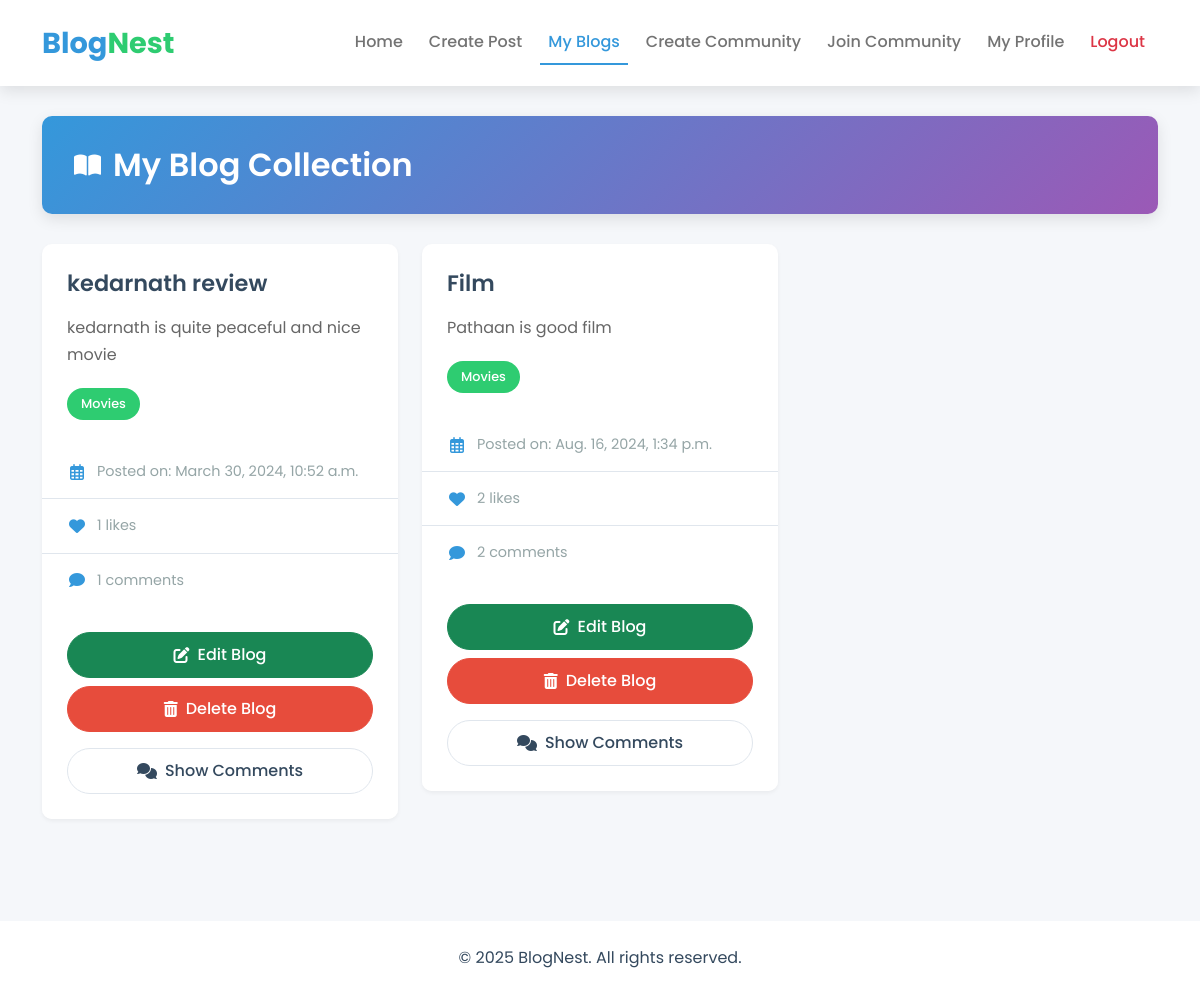
Page /myallblogs/ (signed in) on the committed database.
### Blog/models.py (models this page shows)
class BlogPost(models.Model):
  BlogId = models.IntegerField(primary_key = True)
  Title = models.CharField(max_length=50)
  BlogData = models.CharField(max_length=5000, null =False , default ='')
  DatePosted = models.DateTimeField()
  Likes = models.IntegerField()
  Comments = models.IntegerField()
  UserID = models.ForeignKey(User, null=True, on_delete=models.CASCADE)
  CategoryId = models.ForeignKey(Category, null=True, on_delete=models.CASCADE)

class Category(models.Model):
  CategoryId = models.IntegerField(primary_key = True)
  CategoryName = models.CharField(max_length=50)
  Description = models.CharField(max_length=500)

### Blog/views.py (the view)
# urls.py: path('myallblogs/', myallblogs, name='myallblogs'),
def myallblogs(request):
  blogs=BlogPost.objects.all()
  user=User.objects.get(username=request.session.get('username'))
  my_blogs = BlogPost.objects.filter(UserID=user)
  my_blogs_with_like_count = my_blogs.annotate(likes_count=Count('like'))
  return render(request,'Myblogs.html',{'my_blogs' :my_blogs_with_like_count})

### templates/Myblogs.html (shortened to what this page needs)
{% load static %}
<!DOCTYPE html>
<html lang="en">
<head>
    <link href="https://cdn.jsdelivr.net/npm/bootstrap@5.0.2/dist/css/bootstrap.min.css" rel="stylesheet">
    <link href="https://cdnjs.cloudflare.com/ajax/libs/font-awesome/6.0.0-beta3/css/all.min.css" rel="stylesheet">
    <link href="{% static 'css/home.css' %}" rel="stylesheet">
</head>
<body>
  <nav class="navbar navbar-expand-lg navbar-light">
    <div class="container">
      <a class="navbar-brand" href="#">Blog<span>Nest</span></a>
      <div class="collapse navbar-collapse" id="navbarSupportedContent">
        <ul class="navbar-nav ms-auto mb-2 mb-lg-0">
          <li class="nav-item">
            <a class="nav-link" href="/home">Home</a>
          </li>
          <li class="nav-item">
            <a class="nav-link" href="/create">Create Post</a>
          </li>
          <li class="nav-item">
            <a class="nav-link active" aria-current="page" href="/myallblogs">My Blogs</a>
          </li>
          <li class="nav-item">
            <a class="nav-link" href="/create_community">Create Community</a>
          </li>
          <li class="nav-item">
            <a class="nav-link" href="/join_community">Join Community</a>
          </li>
          <li class="nav-item">
            <a class="nav-link" href="{% url 'user_profile' %}">My Profile</a>
          </li>
          <li class="nav-item">
            <a class="nav-link text-danger" href="{% url 'logout' %}">Logout</a>
          </li>
        </ul>
      </div>
    </div>
  </nav>
  <div class="container">
    <div class="welcome-banner">
      <div class="container">
        <h2><i class="fas fa-book-open"></i> My Blog Collection</h2>
      </div>
    </div>
    <div class="row">
      {% for blog in my_blogs %}
      <div class="col-lg-4 col-md-6 mb-4">
        <div class="card blog-card">
          <div class="card-body">
            <h5 class="card-title">{{ blog.Title }}</h5>
            <p class="card-text">{{ blog.BlogData }}</p>
            <span class="blog-category">{{ blog.CategoryId.CategoryName }}</span>
          </div>
          <ul class="list-group list-group-flush">
            <li class="list-group-item blog-meta-item">
              <i class="far fa-calendar-alt"></i>
              <span>Posted on: {{ blog.DatePosted }}</span>
            </li>
            <li class="list-group-item blog-meta-item">
              <i class="fas fa-heart"></i>
              <span>{{ blog.likes_count }} likes</span>
            </li>
            <li class="list-group-item blog-meta-item">
              <i class="fas fa-comment"></i>
              <span>{{ blog.Comments }} comments</span>
            </li>
          </ul>
          <div class="card-footer">
            <div class="d-grid gap-2 mb-3">
              <a href="{% url 'update_blog' blog.pk %}" class="btn btn-success">
                <i class="fas fa-edit"></i> Edit Blog
              </a>
              <a href="{% url 'delete_blog' blog.pk %}" class="btn btn-danger">
                <i class="fas fa-trash-alt"></i> Delete Blog
              </a>
            </div>
            <button class="btn btn-outline-secondary w-100" type="button" onclick="showComments({{ blog.pk }})">
              <i class="fas fa-comments"></i> Show Comments
            </button>
          </div>
        </div>
      </div>
      {% endfor %}
    </div>
  </div>
  <footer class="mt-5 py-4 bg-white">
    <div class="container text-center">
      <p class="mb-0">&copy; 2025 BlogNest. All rights reserved.</p>
    </div>
  </footer>
</body>
</html>

### Blog/static/css/home.css (style rules this page uses)
:root { --primary: #3498db; --primary-dark: #2980b9; --secondary: #2ecc71; --secondary-dark: #27ae60; --accent: #9b59b6; --accent-dark: #8e44ad; --text-dark: #34495e; --text-light: #ecf0f1; --gray-light: #f5f7fa; --gray-medium: #e0e6ed; --gray-dark: #95a5a6; --danger: #e74c3c; --warning: #f39c12; --info: #1abc9c; --shadow-sm: 0 2px 4px rgba(0, 0, 0, 0.05); --shadow-md: 0 5px 15px rgba(0, 0, 0, 0.1); --shadow-lg: 0 10px 25px rgba(0, 0, 0, 0.15); --radius-sm: 5px; --radius-md: 10px; --radius-lg: 15px; --transition-fast: 0.2s ease; --transition-normal: 0.3s ease; }
body { font-family: 'Poppins', sans-serif; background-color: var(--gray-light); color: var(--text-dark); line-height: 1.6; min-height: 100vh; display: flex; flex-direction: column; }
.navbar { background-color: white !important; box-shadow: var(--shadow-md); padding: 15px 0; position: sticky; top: 0; z-index: 1000; }
.navbar-brand { font-weight: 700; font-size: 1.8rem; color: var(--primary) !important; display: flex; align-items: center; }
.navbar-brand span { color: var(--secondary); }
.nav-link { font-weight: 500; margin: 0 5px; transition: all var(--transition-normal); border-bottom: 2px solid transparent; padding: 8px 10px; }
.nav-link.active { color: var(--primary) !important; border-bottom: 2px solid var(--primary); }
.welcome-banner { background: linear-gradient(135deg, var(--primary) 0%, var(--accent) 100%); padding: 30px 20px; color: white; border-radius: var(--radius-md); margin: 30px 0; box-shadow: var(--shadow-md); transition: transform var(--transition-normal), box-shadow var(--transition-normal); }
.welcome-banner h2 { margin: 0; font-weight: 600; display: flex; align-items: center; }
.welcome-banner h2 i { margin-right: 12px; font-size: 1.5rem; }
.blog-card { border: none; border-radius: var(--radius-md); overflow: hidden; transition: transform var(--transition-normal), box-shadow var(--transition-normal); margin-bottom: 30px; box-shadow: var(--shadow-sm); background-color: white; }
.card-body { padding: 25px; }
.card-title { font-weight: 600; color: var(--text-dark); margin-bottom: 15px; font-size: 1.4rem; line-height: 1.3; }
.card-text { color: #666; line-height: 1.7; margin-bottom: 20px; max-height: 4.8em; overflow: hidden; text-overflow: ellipsis; display: -webkit-box; -webkit-line-clamp: 3; -webkit-box-orient: vertical; }
.blog-category { background-color: var(--secondary); color: white; padding: 6px 14px; border-radius: 30px; font-weight: 500; font-size: 0.8rem; display: inline-block; transition: all var(--transition-fast); }
.list-group-item { padding: 15px 25px; border-color: var(--gray-medium); }
.blog-meta-item { display: flex; align-items: center; color: var(--gray-dark); font-size: 0.9rem; }
.blog-meta-item i { margin-right: 10px; width: 20px; text-align: center; font-size: 1rem; color: var(--primary); }
.card-footer { background-color: white; border-top: 1px solid var(--gray-medium); padding: 25px; }
.btn { padding: 10px 20px; border-radius: 30px; font-weight: 500; transition: all var(--transition-normal); display: inline-flex; align-items: center; justify-content: center; }
.btn i { margin-right: 8px; }
.btn-danger { background-color: var(--danger); border-color: var(--danger); }
.btn-outline-secondary { color: var(--text-dark); border-color: var(--gray-medium); }

### rows in the picture
BlogPost: Title "kedarnath review", BlogData "kedarnath is quite peaceful and nice movie", CategoryId.CategoryName "Movies", DatePosted "March 30, 2024, 10:52 a.m.", likes_count "1", Comments "1"
BlogPost: Title "Film", BlogData "Pathaan is good film", CategoryId.CategoryName "Movies", DatePosted "Aug. 16, 2024, 1:34 p.m.", likes_count "2", Comments "2"
